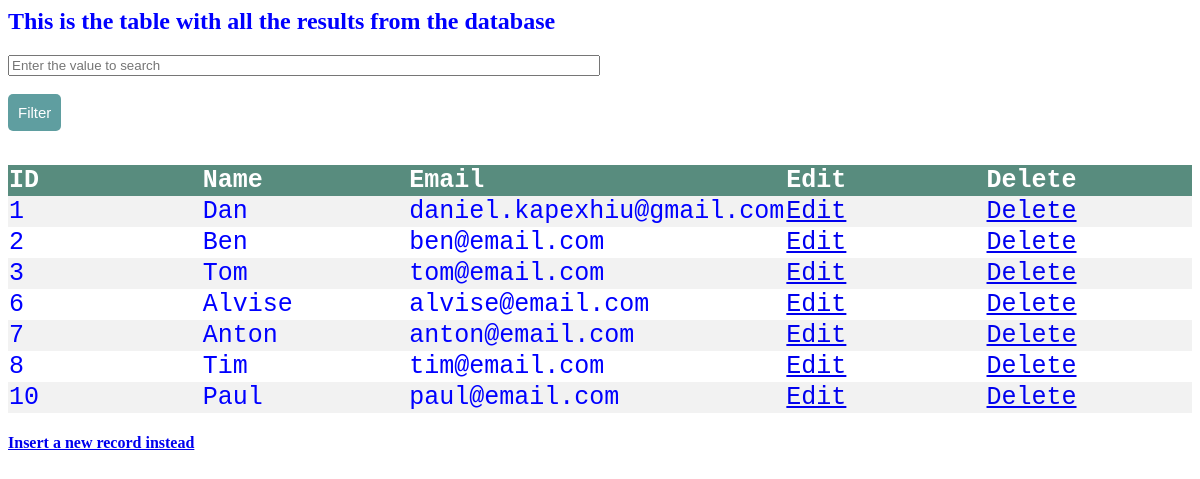
Page /table.php on the committed database.
### tables this page shows
CREATE TABLE `test` (
  `id` int(11) NOT NULL AUTO_INCREMENT,
  `name` varchar(41) DEFAULT NULL,
  `email` varchar(41) DEFAULT NULL,
  PRIMARY KEY (`id`)
);

### table.php (the view, shortened to what this page needs)
<html>
<head>
</head>
<body>
<h2>This is the table with all the results from the database</h2>
<form action="filtered.php" method="post">
<input id="filter-input" type="text" name="valueToSearch" placeholder="Enter the value to search"><br><br>
<input id="button" type="submit" name="search" value="Filter"><br><br>
</form>
<table style="width: 100%">
	<tr>
		<th style="width: 20%;">ID</th>
		<th style="width: 20%;">Name</th>
		<th style="width: 20%;">Email</th>
		<th style="width: 20%;">Edit</th>
		<th style="width: 20%;">Delete</th>
	</tr>
	<?php require('server.php') ?>
	<?php
	$sql = "SELECT id, name, email FROM test";
	$result = $db->query($sql);
	if($result->num_rows > 0){
		while($row = $result->fetch_assoc()){
			echo "<tr>";
			echo '<td>'.$row["id"].'</td>';
			echo '<td>'.$row["name"].'</td>';
			echo '<td>'.$row["email"].'</td>';
			echo '<td><a href="edit.php?id='.$row["id"].'">Edit</a></td>';
			echo '<td><a href="delete.php?id='.$row["id"].'">Delete</a></td>';
			echo "</tr>";
		}
		echo "</table>";
	}else{
		echo "No results";
	}
	?>
<h4><a href="index.php">Insert a new record instead</a></h4>
</body>
</html>

### table.php (style rules this page uses)
table { border-collapse: collapse; color: blue; font-family: monospace; font-size: 25px; text-align: left; }
th { background-color: #588c7e; color: white; width: 100%; }
tr:nth-child(even) { background-color: #f2f2f2; }
#filter-input { width:50%; }
#button { padding: 10px; font-size: 15px; color: white; background: #5F9EA0; border: none; border-radius: 5px; }
h2 { color: blue; }

### rows in the picture
test: id "1", name "Dan", email "daniel.kapexhiu@gmail.com"
test: id "2", name "Ben", email "ben@email.com"
test: id "3", name "Tom", email "tom@email.com"
test: id "6", name "Alvise", email "alvise@email.com"
test: id "7", name "Anton", email "anton@email.com"
test: id "8", name "Tim", email "tim@email.com"
test: id "10", name "Paul", email "paul@email.com"
